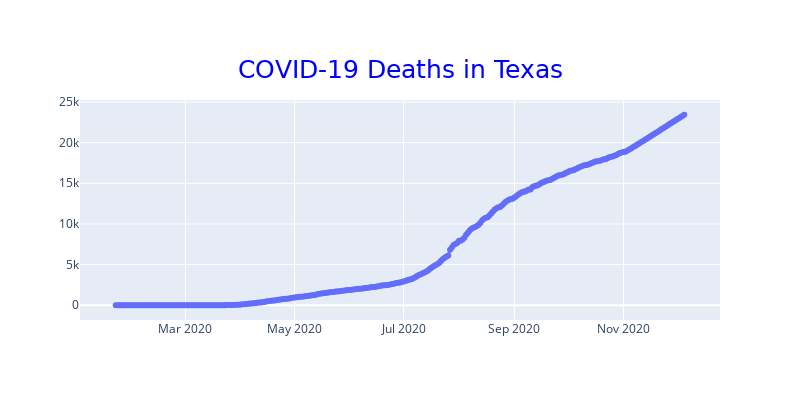

Source (notebook cell):
### Markdown cell above
### Finding all of the layout properties

The `update_layout` method does not show any of its properties in its docstrings. To view all of the layout properties, visit [this layout reference page][1]. You'll notice that many of the properties are **nested**, meaning that these properties have properties themselves that can be set using a dictionary.

Another way to find the layout properties (while in a Jupyter Notebook) is to access the layout object directory using `fig.layout`. Place a single `.` after it and then **press tab**. A list of all properties will appear in a dropdown menu as seen in the image below.

![2]

From here, choose one of the properties and press **shift + tab + tab** to reveal the docstrings. Below, the docstrings for the `title` property are shown.

![3]

Let's set a more specific title using several of its properties with a dictionary. Notice that `font` is a further nested property with three more properties (color, family, and size). Find more information with `fig.layout.title.font` (pressing **shift + tab + tab**). The coordinates for `x` and `y` use the range 0 to 1 (relative position left to right and bottom to top).

[1]: https://plotly.com/python/reference/layout/
[2]: images/layout_props.png
[3]: images/layout_docs.png

### Code cell
fig.update_layout(title={
    "text": "COVID-19 Deaths in Texas",
    "x": .5,
    "y": .85,
    "font": {
        "color": "blue",
        "family": "dejavu sans",
        "size": 25
    }
})

### Figure 1 — Plotly figure (JSON) as saved in the notebook; plotly's stock layout.template omitted (floating-point values rounded to 4 significant figures; data arrays with more than 128 entries replaced by an {"elided": "..."} marker saying what was removed)
{"data": [{"mode": "lines+markers", "type": "scatter", "x": {"elided": "319 str values"}, "y": {"elided": "319 int values"}}], "layout": {"height": 400, "title": {"font": {"color": "blue", "family": "dejavu sans", "size": 25}, "text": "COVID-19 Deaths in Texas", "x": 0.5, "y": 0.85}, "width": 800}}
